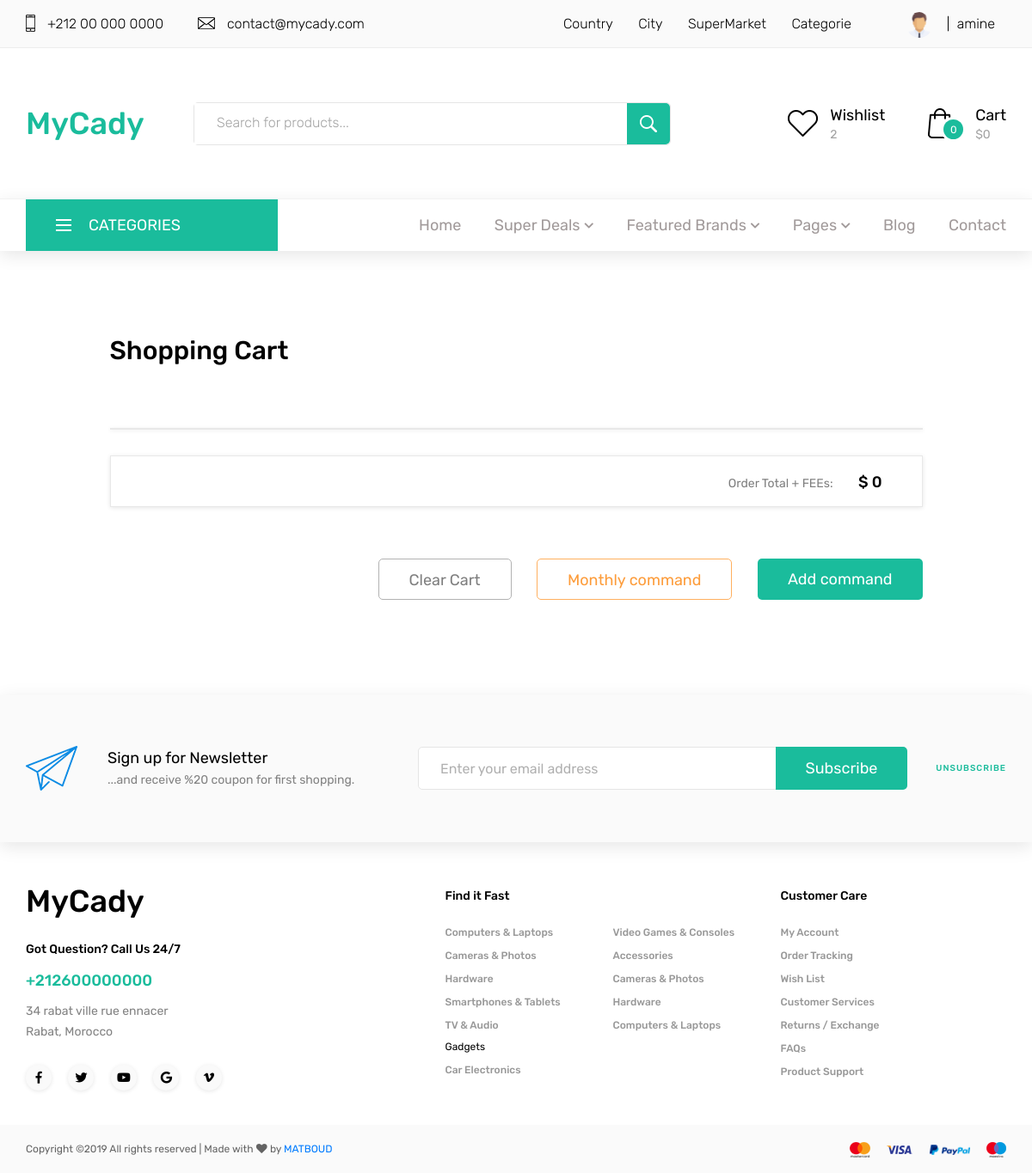
Screenshot of /cart.php (signed in) with the database file from the repository.
### tables this page shows
CREATE TABLE `user` (
  `id_user` int(11) NOT NULL,
  `role_u` int(1) NOT NULL,
  `name_u` varchar(25) NOT NULL,
  `last_name` varchar(25) NOT NULL,
  `mail` varchar(35) NOT NULL,
  `password_u` varchar(100) NOT NULL,
  `phone` varchar(15) NOT NULL,
  `image_u` varchar(25) NOT NULL
);

### cart.php (the view, shortened to what this page needs)
<?php
    $servername = "localhost";
    $username = "root";
    $password = "";
    $dbname = "mycady";
    $conn = mysqli_connect($servername, $username, $password, $dbname);
?>
<!DOCTYPE html>
<html lang="en">
<head>
<link rel="stylesheet" type="text/css" href="styles/bootstrap4/bootstrap.min.css">
<link href="plugins/fontawesome-free-5.0.1/css/fontawesome-all.css" rel="stylesheet" type="text/css">
<link rel="stylesheet" type="text/css" href="styles/cart_styles.css">
<link rel="stylesheet" type="text/css" href="styles/cart_responsive.css">
</head>
<body>
<div class="super_container">
	<header class="header">
		<div class="top_bar">
			<div class="container">
				<div class="row">
					<div class="col d-flex flex-row">
						<div class="top_bar_contact_item"><div class="top_bar_icon"><img src="images/phone.png" alt=""></div>+212 00 000 0000</div>
						<div class="top_bar_contact_item"><div class="top_bar_icon"><img src="images/mail.png" alt=""></div><a href="mailto:fastsales@gmail.com">contact@mycady.com</a></div>
						<div class="top_bar_content ml-auto">
							<div class="top_bar_menu">
								<ul class="standard_dropdown top_bar_dropdown">
									<li>
										<a href="#">Country<i class="fas fa-chevron-down"></i></a>
									</li>
									<li>
										<a href="#">City<i class="fas fa-chevron-down"></i></a>
									</li>
									<li>
										<a href="#">SuperMarket<i class="fas fa-chevron-down"></i></a>
									</li>
									<li>
										<a href="#">Categorie<i class="fas fa-chevron-down"></i></a>
									</li>
								</ul>
							</div>
							<div class="top_bar_user">
								<?php
									if(isset($_SESSION['user_in'])){
										$sql = "SELECT * FROM user WHERE id_user = $_SESSION[user_in]";
										$req = mysqli_query($conn, $sql);
										$row = mysqli_fetch_assoc($req);
										echo "
											<ul class='standard_dropdown top_bar_dropdown'>
											<li>
												<a href='#'>
													<img src='administration/pages/uploads/$row[image_u]' class='profile_user' alt=''> &nbsp;&nbsp; | &nbsp;$row[name_u]<i class='fas fa-chevron-down'></i>
												</a>
												<ul>
													<li><a href='#'>Profile</a></li>
													<li><a href='deconnexion.php'>Deconnect</a></li>
												</ul>
											</li>
											</ul>
										";
									}else{
										echo "
										<div class='user_icon'><img src='images/user.svg' alt=''></div>
										<div><a href='administration/pages/register.php'>Register</a></div>
										<div><a href='administration/pages/login.php'>Sign in</a></div>
										";
									}
								?>
							</div>
						</div>
					</div>
				</div>
			</div>
		</div>
		<div class="header_main">
			<div class="container">
				<div class="row">
					<div class="col-lg-2 col-sm-3 col-3 order-1">
						<div class="logo_container">
							<div class="logo"><a href="index.php">MyCady</a></div>
						</div>
					</div>
					<div class="col-lg-6 col-12 order-lg-2 order-3 text-lg-left text-right">
						<div class="header_search">
							<div class="header_search_content">
								<div class="header_search_form_container">
									<form action="shop.php" class="header_search_form clearfix">
										<input type="search" name="search_engine" required="required" class="header_search_input" placeholder="Search for products...">
										<button type="submit" class="header_search_button trans_300" value="Submit"><img src="images/search.png" alt=""></button>
									</form>
								</div>
							</div>
						</div>
					</div>
					<div class="col-lg-4 col-9 order-lg-3 order-2 text-lg-left text-right">
						<div class="wishlist_cart d-flex flex-row align-items-center justify-content-end">
							<div class="wishlist d-flex flex-row align-items-center justify-content-end">
								<div class="wishlist_icon"><img src="images/heart.png" alt=""></div>
								<div class="wishlist_content">
									<form method="post">
												<div class='wishlist_text'>
													<?php
														if (isset($_SESSION['user_in'])) {
															echo "
																<div class='wishlist_text'><a href='wishlist.php?user_wishlist=$_SESSION[user_in]'>Wishlist</a></div>
															";
														}else{
															echo "
																<div class='wishlist_text'><a href='#'>Wishlist</a></div>
															";
														}
													?>
												</div>
												<div class='wishlist_count'>
												<?php
													$num_whichlist = 0;
													if(isset($_SESSION['user_in'])){
														$sql = "SELECT * FROM wishlist WHERE id_user = $_SESSION[user_in]";
														$req = mysqli_query($conn, $sql);
														while($row = mysqli_fetch_assoc($req)){
															$num_whichlist = $num_whichlist+1;
														}
														echo $num_whichlist;
													}else{
														echo $num_whichlist." {Log in}";
													}
												?>
												</div>
									</form>
								</div>
							</div>
							<div class="cart">
								<div class="cart_container d-flex flex-row align-items-center justify-content-end">
									<div class="cart_icon">
										<img src="images/cart.png" alt="">
										<?php
											if (isset($_SESSION['user_in'])) {
												$much_product = 0;
												$total_price = 0;
												$fee = ($total_price*10)/100;
 												$final_price = $total_price+$fee;
												echo'
												<div class="cart_count"><span>'.$much_product.'</span></div>
												</div>
												<div class="cart_content">
													<div class="cart_text"><a href="cart.php">Cart</a></div>
													<div class="cart_price">$'.$final_price.'</div>
												</div>
												';
											}
										?>
								</div>
							</div>
						</div>
					</div>
				</div>
			</div>
		</div>
		<nav class="main_nav">
			<div class="container">
				<div class="row">
					<div class="col">
						<div class="main_nav_content d-flex flex-row">
							<div class="cat_menu_container">
								<div class="cat_menu_title d-flex flex-row align-items-center justify-content-start">
									<div class="cat_burger"><span></span><span></span><span></span></div>
									<div class="cat_menu_text">categories</div>
								</div>
							</div>
							<div class="main_nav_menu ml-auto">
								<ul class="standard_dropdown main_nav_dropdown">
									<li><a href="index.html">Home<i class="fas fa-chevron-down"></i></a></li>
									<li class="hassubs">
										<a href="#">Super Deals<i class="fas fa-chevron-down"></i></a>
									</li>
									<li class="hassubs">
										<a href="#">Featured Brands<i class="fas fa-chevron-down"></i></a>
									</li>
									<li class="hassubs">
										<a href="#">Pages<i class="fas fa-chevron-down"></i></a>
									</li>
									<li><a href="blog.html">Blog<i class="fas fa-chevron-down"></i></a></li>
									<li><a href="contact.html">Contact<i class="fas fa-chevron-down"></i></a></li>
								</ul>
							</div>
						</div>
					</div>
				</div>
			</div>
		</nav>
		<div class="page_menu">
			<div class="container">
				<div class="row">
					<div class="col">
					</div>
				</div>
			</div>
		</div>
	</header>
	<div class="cart_section">
		<div class="container">
			<div class="row">
				<div class="col-lg-10 offset-lg-1">
					<div class="cart_container">
						<div class="cart_title">Shopping Cart</div>
						<div class="cart_items">
							<ul class="cart_list">
							</ul>
						</div>
						<div class="order_total">
							<div class="order_total_content text-md-right">
								<div class="order_total_title">Order Total + FEEs:</div>
								<div class="order_total_amount"><?php echo "$ $final_price" ?></div>
							</div>
						</div>
						<div class="cart_buttons">
							<form method = 'post'>
								<input name='clear'  type="submit" class="button cart_button_clear" value='Clear Cart'>
								<input name='monthly'  type="submit" class="button cart_button_monthly" value='Monthly command'>
								<input name='addCommand' type="submit" class="button cart_button_checkout" value='Add command'>
							</form>
						</div>
					</div>
				</div>
			</div>
		</div>
	</div>
	<div class="newsletter">
		<div class="container">
			<div class="row">
				<div class="col">
					<div class="newsletter_container d-flex flex-lg-row flex-column align-items-lg-center align-items-center justify-content-lg-start justify-content-center">
						<div class="newsletter_title_container">
							<div class="newsletter_icon"><img src="images/send.png" alt=""></div>
							<div class="newsletter_title">Sign up for Newsletter</div>
							<div class="newsletter_text"><p>...and receive %20 coupon for first shopping.</p></div>
						</div>
						<div class="newsletter_content clearfix">
							<form action="#" class="newsletter_form">
								<input type="email" class="newsletter_input" required="required" placeholder="Enter your email address">
								<button class="newsletter_button">Subscribe</button>
							</form>
							<div class="newsletter_unsubscribe_link"><a href="#">unsubscribe</a></div>
						</div>
					</div>
				</div>
			</div>
		</div>
	</div>
	<footer class="footer">
		<div class="container">
			<div class="row">
				<div class="col-lg-3 footer_col">
					<div class="footer_column footer_contact">
						<div class="logo_container">
							<div class="logo"><a href="#">MyCady</a></div>
						</div>
						<div class="footer_title">Got Question? Call Us 24/7</div>
						<div class="footer_phone">+212600000000</div>
						<div class="footer_contact_text">
							<p>34 rabat ville rue ennacer</p>
							<p>Rabat, Morocco</p>
						</div>
						<div class="footer_social">
							<ul>
								<li><a href="#"><i class="fab fa-facebook-f"></i></a></li>
								<li><a href="#"><i class="fab fa-twitter"></i></a></li>
								<li><a href="#"><i class="fab fa-youtube"></i></a></li>
								<li><a href="#"><i class="fab fa-google"></i></a></li>
								<li><a href="#"><i class="fab fa-vimeo-v"></i></a></li>
							</ul>
						</div>
					</div>
				</div>
				<div class="col-lg-2 offset-lg-2">
					<div class="footer_column">
						<div class="footer_title">Find it Fast</div>
						<ul class="footer_list">
							<li><a href="#">Computers & Laptops</a></li>
							<li><a href="#">Cameras & Photos</a></li>
							<li><a href="#">Hardware</a></li>
							<li><a href="#">Smartphones & Tablets</a></li>
							<li><a href="#">TV & Audio</a></li>
						</ul>
						<div class="footer_subtitle">Gadgets</div>
						<ul class="footer_list">
							<li><a href="#">Car Electronics</a></li>
						</ul>
					</div>
				</div>
				<div class="col-lg-2">
					<div class="footer_column">
						<ul class="footer_list footer_list_2">
							<li><a href="#">Video Games & Consoles</a></li>
							<li><a href="#">Accessories</a></li>
							<li><a href="#">Cameras & Photos</a></li>
							<li><a href="#">Hardware</a></li>
							<li><a href="#">Computers & Laptops</a></li>
						</ul>
					</div>
				</div>
				<div class="col-lg-2">
					<div class="footer_column">
						<div class="footer_title">Customer Care</div>
						<ul class="footer_list">
							<li><a href="#">My Account</a></li>
							<li><a href="#">Order Tracking</a></li>
							<li><a href="#">Wish List</a></li>
							<li><a href="#">Customer Services</a></li>
							<li><a href="#">Returns / Exchange</a></li>
							<li><a href="#">FAQs</a></li>
							<li><a href="#">Product Support</a></li>
						</ul>
					</div>
				</div>
			</div>
		</div>
	</footer>
	<div class="copyright">
		<div class="container">
			<div class="row">
				<div class="col">
					<div class="copyright_container d-flex flex-sm-row flex-column align-items-center justify-content-start">
						<div class="copyright_content">
Copyright &copy;<script>document.write(new Date().getFullYear());</script> All rights reserved | Made with <i class="fa fa-heart" aria-hidden="true"></i> by <a href="https://www.matboud.com">MATBOUD</a>
</div>
						<div class="logos ml-sm-auto">
							<ul class="logos_list">
								<li><a href="#"><img src="images/logos_1.png" alt=""></a></li>
								<li><a href="#"><img src="images/logos_2.png" alt=""></a></li>
								<li><a href="#"><img src="images/logos_3.png" alt=""></a></li>
								<li><a href="#"><img src="images/logos_4.png" alt=""></a></li>
							</ul>
						</div>
					</div>
				</div>
			</div>
		</div>
	</div>
</div>
</body>
</html>

### rows the page displays
user: image_u (picture), name_u "amine"

### other values shown
$num_whichlist "2"
$much_product "0"
$final_price "0"
